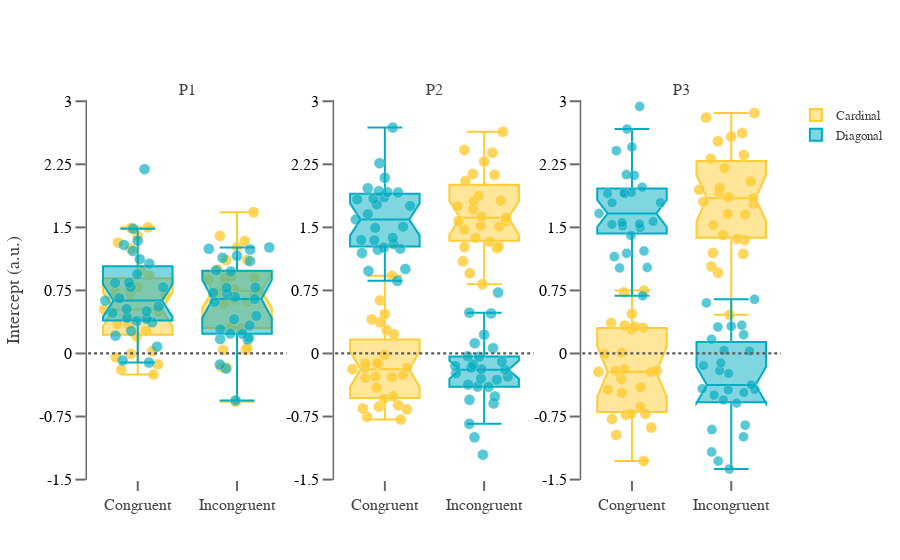

The notebook cell this image was saved under:
### Markdown cell above
<font size="5"> _Supplementary Figure 1B. Intercept for Physical similarity between stimuli samples and previous decisions._

### Code cell
fig = go.Figure()
fig = make_subplots(rows=1, cols=3, subplot_titles=(['P1','P2', 'P3']))
fig.update_yaxes(zeroline=False, zerolinewidth=0, zerolinecolor='Black')
fig.add_shape(type="line", xref="x2", yref="y2", x0=-0.5, y0=0, x1=1.5, y1=0, line=dict(
                color="#595858", width=2.2, dash="dot",))
fig.add_shape(type="line", xref="x3", yref="y3", x0=-0.5, y0=0, x1=1.5, y1=0, line=dict(
                color="#595858", width=2.2, dash="dot",))
fig.add_shape(type="line", xref="x1", yref="y1", x0=-0.5, y0=0, x1=1.5, y1=0, line=dict(
                color="#595858", width=2.2, dash="dot",))

dat = log_reg_cong_stim.loc[(log_reg_cong_stim.nrep == 0) & (log_reg_cong_stim.cond == 'C'),:] 
fig.add_trace(go.Box( 
    y=dat['intercept'], opacity = 0.8, x=dat['cong_stim'], boxpoints='all', jitter=.99, 
    pointpos=0,marker=dict(color='#2A88D4',size=11,opacity=0.8,line=dict(color='#f2f2f2', width=.4)),
    notched=True, notchwidth=0.15,
    name='Cardinal', marker_color=' #ffbf00 '), row=1, col=1)

dat = log_reg_cong_stim.loc[(log_reg_cong_stim.nrep == 0) & (log_reg_cong_stim.cond == 'D'),:] 
fig.add_trace(go.Box(y=dat['intercept'], x=dat['cong_stim'], opacity = 1, showlegend=False,
    boxpoints='all', jitter=.99, 
    pointpos=0,marker=dict(color='#2A88D4',size=11,opacity=0.65,line=dict(color='#f2f2f2', width=.4)),
    notched=True, notchwidth=0.15,
    name='Diagonal', marker_color='#00acc1'), row=1, col=1)

dat = log_reg_cong_stim.loc[(log_reg_cong_stim.nrep == 1) & (log_reg_cong_stim.cond == 'C'),:] 
fig.add_trace(go.Box(y=dat['intercept'], opacity = 0.8, x=dat['cong_stim'], showlegend=False,
    boxpoints='all', jitter=.99, 
    pointpos=0,marker=dict(color='#2A88D4',size=11,opacity=0.8,line=dict(color='#f2f2f2', width=.4)),
    notched=True, notchwidth=0.15,
    name='Cardinal', marker_color='  #ffbf00  '), row=1, col=2) 

dat = log_reg_cong_stim.loc[(log_reg_cong_stim.nrep == 1) & (log_reg_cong_stim.cond == 'D'),:] 
fig.add_trace(go.Box(y=dat['intercept'], x=dat['cong_stim'], opacity = 1, boxpoints='all', jitter=.99, 
    pointpos=0,marker=dict(color='#2A88D4',size=11,opacity=0.65,line=dict(color='#f2f2f2', width=.4)),
    notched=True, notchwidth=0.15,
    name='Diagonal', marker_color='#00acc1'), row=1, col=2) 

dat = log_reg_cong_stim.loc[(log_reg_cong_stim.nrep == 2) & (log_reg_cong_stim.cond == 'C'),:] 
fig.add_trace(go.Box( 
    y=dat['intercept'], opacity = 0.8, x=dat['cong_stim'], showlegend=False,
    boxpoints='all',
    jitter=.99, # add some jitter for a better separation between points
    pointpos=0,marker=dict(color='#2A88D4',size=11,opacity=0.8,line=dict(color='#f2f2f2', width=.4)),
    #boxmean='sd',
    notched=True, notchwidth=0.15,
    name='Cardinal',
    marker_color=' #ffbf00 '), row=1, col=3) 

dat = log_reg_cong_stim.loc[(log_reg_cong_stim.nrep == 2) & (log_reg_cong_stim.cond == 'D'),:] 
fig.add_trace(go.Box( y=dat['intercept'], x=dat['cong_stim'], opacity = 1, showlegend=False,
    boxpoints='all', jitter=.99, # add some jitter for a better separation between points
    pointpos=0,marker=dict(color='#2A88D4',size=10,opacity=0.65,line=dict(color='#f2f2f2', width=.4)),
    notched=True, notchwidth=0.15,
    name='Diagonal', marker_color='#00acc1'), row=1, col=3)

fig.update_layout(boxgroupgap=0)
fig.update_layout(template='plotly_white', xaxis=dict(showgrid=False),
    yaxis=dict(gridcolor='white'))

fig.update_xaxes(showline=False, linewidth=1.5, linecolor='#696969')
fig.update_yaxes(showline=True, linewidth=1.5, linecolor='#696969',
                 tickfont=dict(family='Balto, sans-serif', color='#000000', size=16))
fig.update_xaxes(tickvals = [0, 1], ticktext=['Congruent', 'Incongruent'], 
                 tickangle=0, tickfont=dict(family='Balto, sans-serif', color='#424242', size=16))
fig.update_yaxes(tickvals= [-1.5,-0.75, 0, 0.75, 1.5, 2.25, 3], 
                 ticktext=['-1.5','-0.75', '0', '0.75', '1.5' ,'2.25', '3'])
fig.update_yaxes(ticks="outside", tickwidth=2, tickcolor='#696969', ticklen=10)
fig.update_xaxes(ticks="outside", tickwidth=2, tickcolor='#696969', ticklen=10)

fig.update_yaxes(showgrid=False)
fig.update_layout(
    yaxis_title="Intercept (a.u.)",
    font=dict(family="Balto, sans-serif", size=15, color= "#424242"))

fig.update_layout(
    legend=dict(traceorder="normal", font=dict(family="Balto, sans-serif",size=13,color="#424242")))

fig['layout']['yaxis1'].update(range=[-1.505, 3.015]); fig['layout']['yaxis2'].update(range=[-1.505, 3.015])
fig['layout']['yaxis3'].update(range=[-1.505, 3.015],)

fig.show()

### Figure 1 — Plotly figure (JSON) as saved in the notebook; plotly's stock layout.template omitted (floating-point values rounded to 4 significant figures)
{"data": [{"boxpoints": "all", "jitter": 0.99, "marker": {"color": " #ffbf00 ", "line": {"color": "#f2f2f2", "width": 0.4}, "opacity": 0.8, "size": 11}, "name": "Cardinal", "notched": true, "notchwidth": 0.15, "opacity": 0.8, "pointpos": 0, "type": "box", "x": ["C", "I", "C", "I", "C", "I", "C", "I", "C", "I", "C", "I", "C", "I", "C", "I", "C", "I", "C", "I", "C", "I", "C", "I", "C", "I", "C", "I", "C", "I", "C", "I", "C", "I", "C", "I", "C", "I", "C", "I", "C", "I", "C", "I", "C", "I", "C", "I", "C", "I", "C", "I", "C", "I"], "xaxis": "x", "y": [0.4247, 0.7678, 1.501, 0.912, 0.2706, 0.7449, 0.6516, 0.3, -0.2508, 0.6387, 1.246, 0.8778, 0.5244, -0.575, 1.401, 0.9996, 0.7318, 1.11, -0.00485, 0.04026, -0.1923, 0.3176, 0.9282, 0.6824, 0.9885, 1.338, 0.2048, 0.03898, 0.7902, -0.1598, 0.7068, 0.5878, 1.317, 1.398, 1.493, 1.264, 0.02525, 1.68, 0.6985, 0.8961, 0.3508, 0.6133, 0.771, 1.112, 0.4198, 0.7361, 0.5031, -0.1701, -0.04528, 0.06668, 0.3454, 0.8363, -0.1309, 0.8993], "yaxis": "y"}, {"boxpoints": "all", "jitter": 0.99, "marker": {"color": "#00acc1", "line": {"color": "#f2f2f2", "width": 0.4}, "opacity": 0.65, "size": 11}, "name": "Diagonal", "notched": true, "notchwidth": 0.15, "opacity": 1, "pointpos": 0, "showlegend": false, "type": "box", "x": ["C", "I", "C", "I", "C", "I", "C", "I", "C", "I", "C", "I", "C", "I", "C", "I", "C", "I", "C", "I", "C", "I", "C", "I", "C", "I", "C", "I", "C", "I", "C", "I", "C", "I", "C", "I", "C", "I", "C", "I", "C", "I", "C", "I", "C", "I", "C", "I", "C", "I", "C", "I", "C", "I"], "xaxis": "x", "y": [0.5283, 0.7091, 1.122, 1.245, 1.22, 0.2374, 0.3868, 0.1647, 0.3705, -0.1797, 1.068, 1.261, -0.08261, 0.673, 0.7884, 0.7849, 1.341, 0.2867, 0.2683, 0.1709, 0.5043, -0.1316, 0.4128, 0.2355, 0.8415, 1.099, 0.2113, 0.7802, 0.08129, 0.4478, 0.7908, 0.9747, 1.484, 1.138, 1.291, 0.988, 2.192, 0.332, 0.8412, 0.6476, 0.483, 0.6125, 0.9424, 1.236, 0.6571, 0.4074, 0.5584, 0.7222, -0.1083, -0.5584, 0.6297, 1.16, 0.4247, 0.1911], "yaxis": "y"}, {"boxpoints": "all", "jitter": 0.99, "marker": {"color": "  #ffbf00  ", "line": {"color": "#f2f2f2", "width": 0.4}, "opacity": 0.8, "size": 11}, "name": "Cardinal", "notched": true, "notchwidth": 0.15, "opacity": 0.8, "pointpos": 0, "showlegend": false, "type": "box", "x": ["C", "I", "C", "I", "C", "I", "C", "I", "C", "I", "C", "I", "C", "I", "C", "I", "C", "I", "C", "I", "C", "I", "C", "I", "C", "I", "C", "I", "C", "I", "C", "I", "C", "I", "C", "I", "C", "I", "C", "I", "C", "I", "C", "I", "C", "I", "C", "I", "C", "I", "C", "I", "C", "I"], "xaxis": "x2", "y": [-0.5094, 2.052, -0.169, 2.135, -0.1867, 2.126, -0.6321, 1.876, -0.6645, 1.474, 0.3699, 1.576, -0.7554, 1.271, 0.9241, 1.512, -0.5378, 1.57, -0.6152, 1.267, -0.2896, 1.377, -0.1258, 1.716, 0.4044, 2.421, -0.7862, 1.522, -0.6545, 1.632, 0.2766, 1.614, 0.6315, 2.386, -0.01688, 1.75, -0.2819, 1.813, 0.2282, 2.637, -0.1722, 1.331, 0.4695, 2.285, -0.2742, 1.818, -0.4051, 0.8242, -0.2546, 1.097, -0.1141, 1.254, -0.1183, 0.9544], "yaxis": "y2"}, {"boxpoints": "all", "jitter": 0.99, "marker": {"color": "#00acc1", "line": {"color": "#f2f2f2", "width": 0.4}, "opacity": 0.65, "size": 11}, "name": "Diagonal", "notched": true, "notchwidth": 0.15, "opacity": 1, "pointpos": 0, "type": "box", "x": ["C", "I", "C", "I", "C", "I", "C", "I", "C", "I", "C", "I", "C", "I", "C", "I", "C", "I", "C", "I", "C", "I", "C", "I", "C", "I", "C", "I", "C", "I", "C", "I", "C", "I", "C", "I", "C", "I", "C", "I", "C", "I", "C", "I", "C", "I", "C", "I", "C", "I", "C", "I", "C", "I"], "xaxis": "x2", "y": [1.858, -0.1869, 2.264, -0.1703, 1.658, -0.3126, 1.303, -0.5513, 0.8643, -0.5943, 1.914, 0.4759, 1.347, -0.9975, 1.005, 0.2238, 1.919, -0.09699, 1.235, -0.2991, 1.508, -0.8362, 1.26, -0.3933, 1.833, -0.03387, 1.377, -0.2354, 1.755, -0.5104, 1.349, -0.04035, 2.688, 0.4846, 1.843, 0.06358, 2.09, -0.1488, 1.93, -0.2764, 1.495, -0.396, 1.594, 0.7246, 1.772, -0.3694, 1.195, -0.1311, 0.9816, -1.204, 1.964, 0.1225, 1.246, -0.1922], "yaxis": "y2"}, {"boxpoints": "all", "jitter": 0.99, "marker": {"color": " #ffbf00 ", "line": {"color": "#f2f2f2", "width": 0.4}, "opacity": 0.8, "size": 11}, "name": "Cardinal", "notched": true, "notchwidth": 0.15, "opacity": 0.8, "pointpos": 0, "showlegend": false, "type": "box", "x": ["C", "I", "C", "I", "C", "I", "C", "I", "C", "I", "C", "I", "C", "I", "C", "I", "C", "I", "C", "I", "C", "I", "C", "I", "C", "I", "C", "I", "C", "I", "C", "I", "C", "I", "C", "I", "C", "I", "C", "I", "C", "I", "C", "I", "C", "I", "C", "I", "C", "I", "C", "I", "C", "I"], "xaxis": "x3", "y": [-0.4009, 1.861, -0.2198, 1.915, -0.2082, 2.862, -0.729, 2.315, -0.8811, 1.364, 0.01102, 1.971, -1.278, 1.528, 0.7482, 1.848, -0.4677, 1.78, -0.9695, 1.186, -0.7194, 1.035, -0.2037, 1.804, 0.3313, 2.621, -0.7802, 1.348, -0.7168, 1.653, 0.2857, 1.948, 0.7268, 2.208, 0.4712, 2.58, 0.319, 2.525, 0.3631, 2.806, -0.185, 1.409, 0.307, 2.36, -0.3042, 2.046, -0.4312, 0.4592, -0.6356, 0.96, -0.007372, 1.659, -0.218, 1.196], "yaxis": "y3"}, {"boxpoints": "all", "jitter": 0.99, "marker": {"color": "#00acc1", "line": {"color": "#f2f2f2", "width": 0.4}, "opacity": 0.65, "size": 10}, "name": "Diagonal", "notched": true, "notchwidth": 0.15, "opacity": 1, "pointpos": 0, "showlegend": false, "type": "box", "x": ["C", "I", "C", "I", "C", "I", "C", "I", "C", "I", "C", "I", "C", "I", "C", "I", "C", "I", "C", "I", "C", "I", "C", "I", "C", "I", "C", "I", "C", "I", "C", "I", "C", "I", "C", "I", "C", "I", "C", "I", "C", "I", "C", "I", "C", "I", "C", "I", "C", "I", "C", "I", "C", "I"], "xaxis": "x3", "y": [1.666, 0.03876, 2.128, -0.205, 1.977, -0.5901, 1.903, -1.171, 1.017, -0.9916, 1.91, 0.3237, 1.191, -1.28, 1.793, 0.168, 1.794, 0.0286, 1.152, -0.9056, 1.219, -0.8523, 1.022, -0.4641, 1.914, -0.4341, 1.558, -0.3739, 1.896, -0.2377, 1.534, 0.3356, 2.939, 0.6016, 2.413, 0.3151, 2.669, -0.1131, 2.457, -0.1439, 1.539, -0.4953, 1.57, 0.6438, 1.403, -0.4291, 1.496, -0.5523, 0.6865, -1.375, 2.118, 0.2236, 1.516, -0.4188], "yaxis": "y3"}], "layout": {"annotations": [{"font": {"size": 16}, "showarrow": false, "text": "P1", "x": 0.1444, "xanchor": "center", "xref": "paper", "y": 1, "yanchor": "bottom", "yref": "paper"}, {"font": {"size": 16}, "showarrow": false, "text": "P2", "x": 0.5, "xanchor": "center", "xref": "paper", "y": 1, "yanchor": "bottom", "yref": "paper"}, {"font": {"size": 16}, "showarrow": false, "text": "P3", "x": 0.8556, "xanchor": "center", "xref": "paper", "y": 1, "yanchor": "bottom", "yref": "paper"}], "autosize": true, "boxgroupgap": 0, "font": {"color": "#424242", "family": "Balto, sans-serif", "size": 15}, "legend": {"font": {"color": "#424242", "family": "Balto, sans-serif", "size": 13}, "traceorder": "normal"}, "shapes": [{"line": {"color": "#595858", "dash": "dot", "width": 2.2}, "type": "line", "x0": -0.5, "x1": 1.5, "xref": "x2", "y0": 0, "y1": 0, "yref": "y2"}, {"line": {"color": "#595858", "dash": "dot", "width": 2.2}, "type": "line", "x0": -0.5, "x1": 1.5, "xref": "x3", "y0": 0, "y1": 0, "yref": "y3"}, {"line": {"color": "#595858", "dash": "dot", "width": 2.2}, "type": "line", "x0": -0.5, "x1": 1.5, "xref": "x", "y0": 0, "y1": 0, "yref": "y"}], "xaxis": {"anchor": "y", "autorange": true, "domain": [0, 0.2889], "linecolor": "#696969", "linewidth": 1.5, "range": [-0.5087, 1.509], "showgrid": false, "showline": false, "tickangle": 0, "tickcolor": "#696969", "tickfont": {"color": "#424242", "family": "Balto, sans-serif", "size": 16}, "ticklen": 10, "ticks": "outside", "ticktext": ["Congruent", "Incongruent"], "tickvals": [0, 1], "tickwidth": 2, "type": "category"}, "xaxis2": {"anchor": "y2", "autorange": true, "domain": [0.3556, 0.6444], "linecolor": "#696969", "linewidth": 1.5, "range": [-0.5087, 1.509], "showline": false, "tickangle": 0, "tickcolor": "#696969", "tickfont": {"color": "#424242", "family": "Balto, sans-serif", "size": 16}, "ticklen": 10, "ticks": "outside", "ticktext": ["Congruent", "Incongruent"], "tickvals": [0, 1], "tickwidth": 2, "type": "category"}, "xaxis3": {"anchor": "y3", "autorange": true, "domain": [0.7111, 1], "linecolor": "#696969", "linewidth": 1.5, "range": [-0.5087, 1.509], "showline": false, "tickangle": 0, "tickcolor": "#696969", "tickfont": {"color": "#424242", "family": "Balto, sans-serif", "size": 16}, "ticklen": 10, "ticks": "outside", "ticktext": ["Congruent", "Incongruent"], "tickvals": [0, 1], "tickwidth": 2, "type": "category"}, "yaxis": {"anchor": "x", "domain": [0, 1], "gridcolor": "white", "linecolor": "#696969", "linewidth": 1.5, "range": [-1.505, 3.015], "showgrid": false, "showline": true, "tickcolor": "#696969", "tickfont": {"color": "#000000", "family": "Balto, sans-serif", "size": 16}, "ticklen": 10, "ticks": "outside", "ticktext": ["-1.5", "-0.75", "0", "0.75", "1.5", "2.25", "3"], "tickvals": [-1.5, -0.75, 0, 0.75, 1.5, 2.25, 3], "tickwidth": 2, "title": {"text": "Intercept (a.u.)"}, "type": "linear", "zeroline": false, "zerolinecolor": "Black", "zerolinewidth": 0}, "yaxis2": {"anchor": "x2", "domain": [0, 1], "linecolor": "#696969", "linewidth": 1.5, "range": [-1.505, 3.015], "showgrid": false, "showline": true, "tickcolor": "#696969", "tickfont": {"color": "#000000", "family": "Balto, sans-serif", "size": 16}, "ticklen": 10, "ticks": "outside", "ticktext": ["-1.5", "-0.75", "0", "0.75", "1.5", "2.25", "3"], "tickvals": [-1.5, -0.75, 0, 0.75, 1.5, 2.25, 3], "tickwidth": 2, "type": "linear", "zeroline": false, "zerolinecolor": "Black", "zerolinewidth": 0}, "yaxis3": {"anchor": "x3", "domain": [0, 1], "linecolor": "#696969", "linewidth": 1.5, "range": [-1.505, 3.015], "showgrid": false, "showline": true, "tickcolor": "#696969", "tickfont": {"color": "#000000", "family": "Balto, sans-serif", "size": 16}, "ticklen": 10, "ticks": "outside", "ticktext": ["-1.5", "-0.75", "0", "0.75", "1.5", "2.25", "3"], "tickvals": [-1.5, -0.75, 0, 0.75, 1.5, 2.25, 3], "tickwidth": 2, "type": "linear", "zeroline": false, "zerolinecolor": "Black", "zerolinewidth": 0}}}
